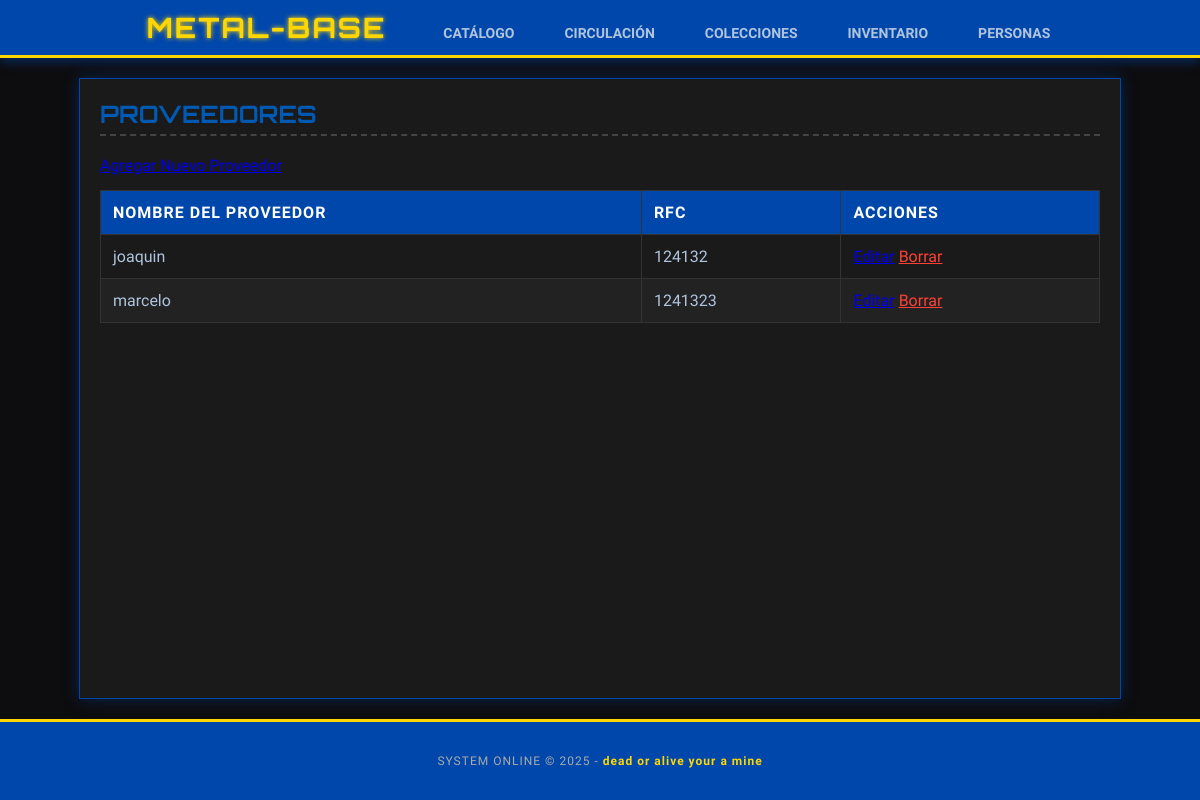
Page /inventario/provedores/ on the earlier database version.
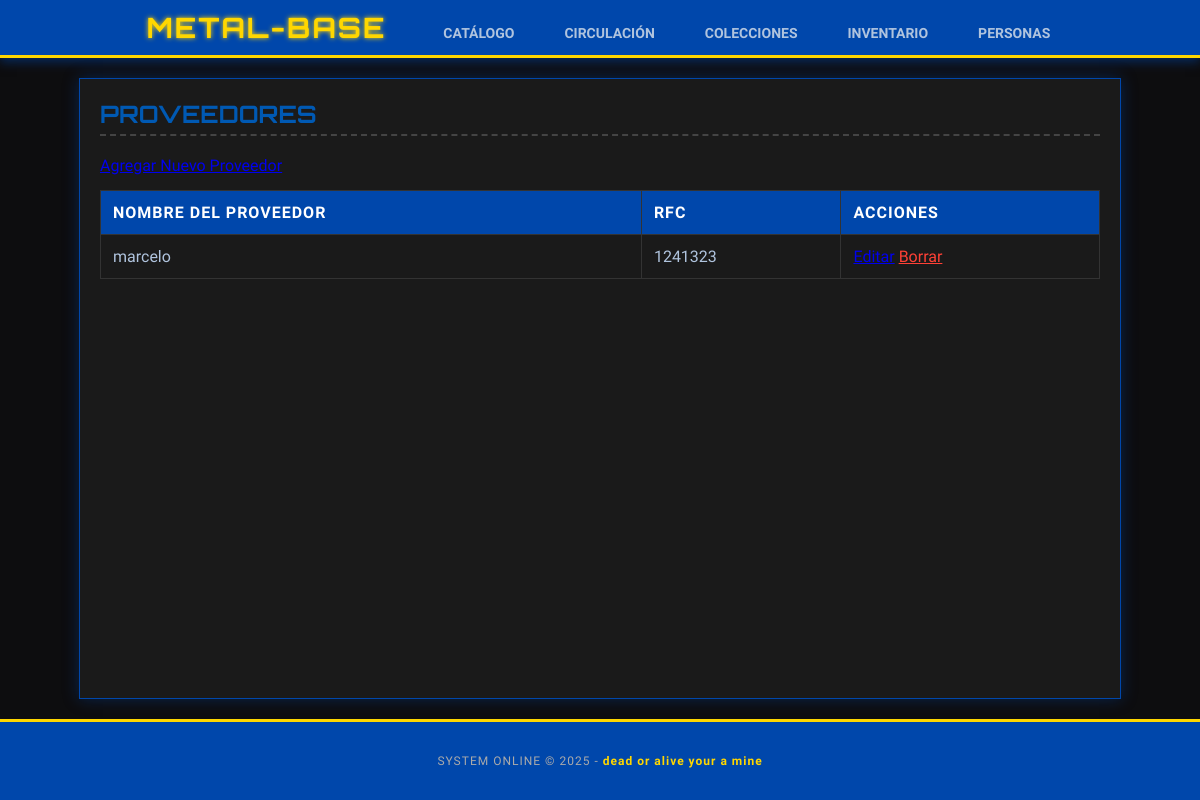
Same page on the later database version.
### inventario/models.py (models this page shows, shortened)
class Proveedor(models.Model):
    nombre = models.CharField(max_length=150)
    rfc = models.CharField(max_length=20, blank=True)
    contacto = models.CharField(max_length=100, blank=True)
    class Meta:
        ordering = ["nombre"]

### inventario/views.py (the view)
# urls.py: path('provedores/', views.provedores.as_view(), name='provedores'),
class provedores(ListView):
    model = Proveedor
    template_name = 'provedores.html'
    context_object_name = 'proveedores'

### inventario/templates/provedores.html
{% extends "base.html" %}
{% block content %}
<h2>Proveedores</h2>
<a href="{% url 'proveedor_create' %}">Agregar Nuevo Proveedor</a>
    <table class="table table-striped table-bordered">
        <thead class="thead-dark">
            <tr>
                <th>Nombre del Proveedor</th>
                <th>RFC</th>
                <th>Acciones</th> </tr>
        </thead>
        <tbody>
            {% for proveedor in proveedores %}
            <tr>
                <td>{{ proveedor.nombre }}</td>
                <td> {{ proveedor.rfc }} </td>
                <td>
                    <a href="{% url 'proveedor_update' proveedor.pk %}">Editar</a>
                    <a href="{% url 'proveedor_delete' proveedor.pk %}" style="color: #ff4136;">Borrar</a>
                </td>
            </tr>
            {% empty %}
            <tr>
                <td colspan="3" class="text-center text-muted">No hay proveedores agregados.</td>
            </tr>
            {% endfor %}
        </tbody>
    </table>
{% endblock %}

Differences in the rows shown:
removed Proveedor: nombre "joaquin", rfc "124132"
